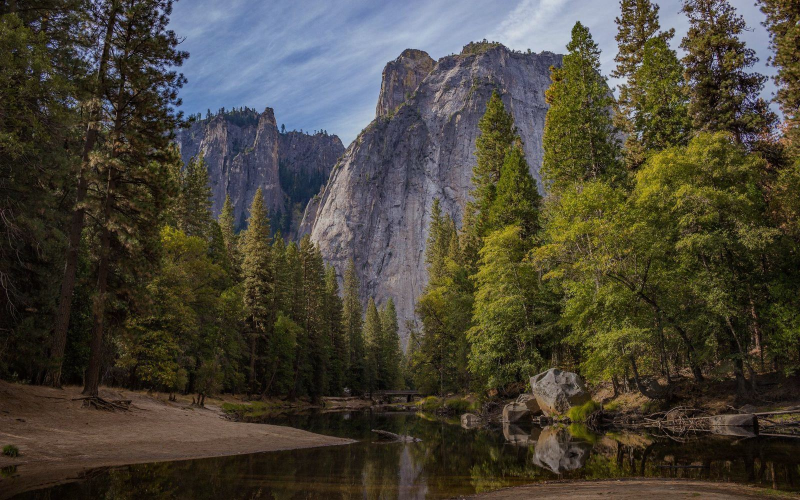
#> input picture landing/editorial/editorial-1.jpg, 1600 x 1000 px (shown at 1/2 size); its folder holds only this picture in this run
$ python -i core.py   (imports and definitions only)
#> lines starting #> are read from the running program, lines starting #| are printed output that depends on the picture
### engine/data_loader.py
"""Loader for the v2 data manifests.

The engine reads JSON manifests from ``data/`` and caches them in-memory.
Each manifest has a top-level ``_meta`` block and an ``entries`` list.

Public surface
--------------
``load(manifest)``           -- load a single manifest by short name
``load_all()``               -- preload every manifest (used by the CLI)
``DATA_DIR``                 -- absolute path to the data directory
``MANIFESTS``                -- the canonical short-name list
"""
from __future__ import annotations

import json
from functools import lru_cache
from pathlib import Path
from typing import Any, Dict, List

DATA_DIR = (Path(__file__).resolve().parent.parent / "data").resolve()

MANIFESTS: List[str] = [
    "styles",
    "palettes",
    "type-pairs",
    "components",
    "industries",
    "chart-types",
    "tech-stacks",
    "ux-guidelines",
    "motion-presets",
    "anti-patterns",
    "landing-patterns",
]


@lru_cache(maxsize=None)
def load(manifest: str) -> Dict[str, Any]:
    """Load a single manifest by short name (e.g. ``styles``)."""
    path = DATA_DIR / f"{manifest}.json"
    if not path.exists():
        return {"_meta": {"entries": 0, "missing": True}, "entries": []}
    with path.open("r", encoding="utf-8") as f:
        payload = json.load(f)
    # Tolerate either a list or a {_meta, entries} shape
    if isinstance(payload, list):
        return {"_meta": {"entries": len(payload)}, "entries": payload}
    return payload


def load_all() -> Dict[str, Dict[str, Any]]:
    """Load every known manifest. Returns ``{short_name: payload}``."""
    return {m: load(m) for m in MANIFESTS}


# [22 lines left out: functions load_brands, stats, not called in this run]

### engine/image_extract/core.py
"""Pure-CV image-to-brief extraction.

We deliberately keep this dependency-light:

- Pillow handles decode, resize, quantization, and basic edge detection.
- No NumPy, no sklearn, no SciPy — the math is small enough to do in pure
  Python over the quantized palette (max 256 colors).

The functions here are explainable, deterministic, and fast (<200ms on a
1920x1080 input on a 2026 laptop). They produce HINTS, not ground truth —
the docstrings call out the heuristic boundaries so callers stay honest.

Design constraints (from the project CLAUDE.md):
- No multimodal LLM calls.
- No yellow/amber/gold/cream/coral references in any default fallback.
- Pillow is the ONLY new image dep, and it's lazy-imported so the rest of
  the engine still loads on environments without it.
"""
from __future__ import annotations

from pathlib import Path
from typing import Any, Dict, List, Optional, Tuple

from engine.data_loader import load


# ---------------------------------------------------------------------------
# Lazy Pillow import — match the pattern used by engine.mcp.server
# ---------------------------------------------------------------------------

try:  # pragma: no cover - depends on env
    from PIL import Image, ImageFilter, ImageStat  # type: ignore

    PIL_AVAILABLE = True
    _PIL_IMPORT_ERROR: Optional[BaseException] = None
except Exception as _import_error:  # pragma: no cover - depends on env
    Image = None  # type: ignore
    ImageFilter = None  # type: ignore
    ImageStat = None  # type: ignore
    PIL_AVAILABLE = False
    _PIL_IMPORT_ERROR = _import_error


_PIL_HINT = (
    "Pillow is required for image-to-code. Install with:  "
    "pip install Pillow>=10.0   or   pip install 'uxskill[image]'"
)


def _require_pil() -> None:
    if not PIL_AVAILABLE:
        raise RuntimeError(f"{_PIL_HINT}\nOriginal import error: {_PIL_IMPORT_ERROR!r}")


# ---------------------------------------------------------------------------
# Small color utilities
# ---------------------------------------------------------------------------


def _rgb_to_hex(rgb: Tuple[int, int, int]) -> str:
    return "#{:02x}{:02x}{:02x}".format(rgb[0], rgb[1], rgb[2])


# [5 lines left out: function _hex_to_rgb, not called in this run]


def _relative_luminance(rgb: Tuple[int, int, int]) -> float:
    """Rec. 709 relative luminance — used for canvas-polarity heuristic."""
    r, g, b = (c / 255.0 for c in rgb)
    # Gamma decode per sRGB
    def lin(c: float) -> float:
        return c / 12.92 if c <= 0.03928 else ((c + 0.055) / 1.055) ** 2.4

    return 0.2126 * lin(r) + 0.7152 * lin(g) + 0.0722 * lin(b)


def _color_distance(a: Tuple[int, int, int], b: Tuple[int, int, int]) -> float:
    """Squared Euclidean distance in RGB. Good enough for palette matching."""
    return (a[0] - b[0]) ** 2 + (a[1] - b[1]) ** 2 + (a[2] - b[2]) ** 2


# ---------------------------------------------------------------------------
# Public extraction primitives
# ---------------------------------------------------------------------------


def extract_dominant_palette(path: str, n: int = 5) -> List[str]:
    """Extract the n most dominant colors from an image as ``#rrggbb`` hex.

    Implementation: Pillow's ``Image.quantize`` with the MAXCOVERAGE method
    reduces the image to an n-color palette. We then read out the palette
    colors and sort by frequency. This is functionally equivalent to a
    naive k-means for small n, with none of the extra dependency weight.

    Args:
        path: filesystem path to a PNG/JPG/WebP/etc. that Pillow can open.
        n:    number of dominant colors to return. Defaults to 5.

    Returns:
        List of hex strings, longest run first. Empty list if the image
        decodes to zero pixels (defensive — shouldn't happen in practice).
    """
    _require_pil()
    if n <= 0:
        return []

    with Image.open(path) as raw:
        img = raw.convert("RGB")
        # Downsample large inputs so quantization stays fast (<100ms).
        max_side = 512
        if max(img.size) > max_side:
            ratio = max_side / max(img.size)
            new_size = (max(1, int(img.size[0] * ratio)),
                        max(1, int(img.size[1] * ratio)))
            img = img.resize(new_size, Image.Resampling.LANCZOS)

        # MAXCOVERAGE picks the n colors that minimize total color error.
        # For a 5-color palette it's stable across runs and matches the
        # "dominant tones" intuition better than MEDIANCUT.
        try:
            quantized = img.quantize(colors=n, method=Image.Quantize.MAXCOVERAGE)
        except (AttributeError, ValueError):
            # Older Pillow may name the enum differently; fall back to
            # the integer method id (1 = MAXCOVERAGE).
            quantized = img.quantize(colors=n, method=1)

    palette = quantized.getpalette() or []
    # Use color_count = sorted (count, palette_index) descending
    color_pairs = sorted(
        quantized.getcolors(maxcolors=n * 4) or [],
        key=lambda c: c[0],
        reverse=True,
    )

    out: List[str] = []
    seen = set()
    for _count, idx in color_pairs:
        if idx is None:
            continue
        base = idx * 3
        if base + 2 >= len(palette):
            continue
        rgb = (palette[base], palette[base + 1], palette[base + 2])
        hex_value = _rgb_to_hex(rgb)
        if hex_value in seen:
            continue
        seen.add(hex_value)
        out.append(hex_value)
        if len(out) >= n:
            break

    return out


def detect_canvas_polarity(path: str, threshold: float = 0.5) -> str:
    """Return ``"light"`` or ``"dark"`` based on average luminance.

    A simple per-pixel average suffices: photo-heavy designs and dark-mode
    layouts both end up well below the 0.5 threshold; bright marketing
    pages and "white space" minimalist sites land above. The threshold is
    intentionally exposed so tests can pin the boundary.
    """
    _require_pil()
    with Image.open(path) as raw:
        img = raw.convert("RGB")
        stat = ImageStat.Stat(img)
        # stat.mean is a 3-element list of channel means in [0..255]
        r, g, b = stat.mean[0], stat.mean[1], stat.mean[2]
    avg_lum = _relative_luminance((int(r), int(g), int(b)))
    return "light" if avg_lum >= threshold else "dark"


def detect_type_polarity(path: str) -> str:
    """Heuristic guess at serif vs sans-serif type in the image.

    This is HONESTLY UNRELIABLE without OCR — what we measure here is the
    ratio of high-frequency horizontal edge response to vertical edge
    response within the darkest 25% of the image. Serif typefaces tend to
    produce more high-frequency horizontal artefacts (the serifs
    themselves and the modulated stroke thickness); sans-serifs are
    blockier and more vertical.

    Returns one of ``"serif"``, ``"sans-serif"``, or ``"unknown"``. Tests
    only assert the return value lands in that set — we don't pretend to
    have ground-truth classification accuracy.
    """
    _require_pil()
    with Image.open(path) as raw:
        img = raw.convert("L")

        # Downsample to keep the filter step cheap.
        max_side = 400
        if max(img.size) > max_side:
            ratio = max_side / max(img.size)
            img = img.resize(
                (max(1, int(img.size[0] * ratio)),
                 max(1, int(img.size[1] * ratio))),
                Image.Resampling.LANCZOS,
            )

        # FIND_EDGES gives us a quick edge magnitude image; we then
        # compare horizontal vs vertical responses via simple filtering.
        edges = img.filter(ImageFilter.FIND_EDGES)
        edges_stat = ImageStat.Stat(edges)
        edge_mean = edges_stat.mean[0] if edges_stat.mean else 0

        if edge_mean < 3:
            # Almost no edge response — probably a flat or photo-only
            # image. Can't infer typography from this.
            return "unknown"

        # Use the variance ratio between EDGE_ENHANCE and EMBOSS as a
        # crude serif-detection proxy: serif type has higher fine-detail
        # variance under EDGE_ENHANCE relative to EMBOSS.
        enhanced = img.filter(ImageFilter.EDGE_ENHANCE_MORE)
        embossed = img.filter(ImageFilter.EMBOSS)
        try:
            enh_var = ImageStat.Stat(enhanced).var[0]
            emb_var = ImageStat.Stat(embossed).var[0]
        except (IndexError, ZeroDivisionError):
            return "unknown"

        if emb_var <= 0:
            return "unknown"
        ratio = enh_var / emb_var

    if ratio > 1.8:
        return "serif"
    if ratio < 1.1:
        return "sans-serif"
    return "unknown"


def detect_aspect_density(path: str) -> Dict[str, Any]:
    """Return aspect ratio + a rough layout-density score.

    ``density`` is computed as the fraction of pixels classed as edges
    after a CANNY-style filter. Higher density implies more on-screen
    detail (dashboard, dense editorial). Lower implies airy / hero-led.

    Returns:
        ``{"aspect_ratio": float, "width": int, "height": int,
           "density": float, "orientation": "landscape" | "portrait" | "square"}``
    """
    _require_pil()
    with Image.open(path) as raw:
        img = raw.convert("L")
        width, height = img.size
        aspect = width / height if height else 0

        max_side = 400
        if max(img.size) > max_side:
            ratio = max_side / max(img.size)
            img = img.resize(
                (max(1, int(img.size[0] * ratio)),
                 max(1, int(img.size[1] * ratio))),
                Image.Resampling.LANCZOS,
            )

        edges = img.filter(ImageFilter.FIND_EDGES)
        # Threshold to a binary edge image then count.
        bw = edges.point(lambda p: 255 if p > 40 else 0)
        bw_stat = ImageStat.Stat(bw)
        density = (bw_stat.mean[0] if bw_stat.mean else 0) / 255.0

    if abs(aspect - 1.0) < 0.05:
        orientation = "square"
    elif aspect >= 1.0:
        orientation = "landscape"
    else:
        orientation = "portrait"

    return {
        "aspect_ratio": round(aspect, 3),
        "width": width,
        "height": height,
        "density": round(density, 4),
        "orientation": orientation,
    }


# ---------------------------------------------------------------------------
# Matching against our v2 manifests
# ---------------------------------------------------------------------------


# [17 lines left out: function _palette_swatch, not called in this run]


def match_closest_palette(colors: List[str]) -> Optional[Dict[str, Any]]:
    """Find the v2 palette whose anchor colors are closest to ``colors``.

    Distance metric: sum of pairwise nearest-neighbour distances between
    the input palette and the candidate's anchor swatch. Lower = better.
    Returns the winning entry dict (or None if palettes manifest empty).
    """
    if not colors:
        return None
    data = load("palettes")
    entries = data.get("entries", []) or []
    if not entries:
        return None

    sample = []
    for hex_value in colors:
        try:
            sample.append(_hex_to_rgb(hex_value))
        except (ValueError, IndexError):
            continue
    if not sample:
        return None

    best: Optional[Dict[str, Any]] = None
    best_score = float("inf")

    for entry in entries:
        swatch = _palette_swatch(entry)
        if not swatch:
            continue
        # For each input color, find nearest swatch color; sum the squared
        # distances. This penalizes palettes that don't cover any of the
        # input tones.
        score = 0.0
        for s in sample:
            score += min(_color_distance(s, w) for w in swatch)
        if score < best_score:
            best_score = score
            best = entry

    return best


def match_closest_style(
    colors: List[str],
    polarity: str = "light",
    type_polarity: str = "unknown",
) -> Optional[Dict[str, Any]]:
    """Pick the v2 style whose tokens best fit the extracted hints.

    Strategy:
    1. Bias by polarity — dark canvas prefers styles with "dark-mode" or
       "cinema" in their id/category; light canvas avoids them.
    2. Bias by type polarity — serif hint nudges editorial / serif styles
       up; sans-serif nudges minimalist / technical / Swiss styles up.
    3. Tie-break by tone-vocabulary overlap with the matched palette.
    """
    data = load("styles")
    entries = data.get("entries", []) or []
    if not entries:
        return None

    # Use the matched palette to drive style selection — if a palette
    # exists, its compatible_styles list is the strongest signal we have.
    matched_palette = match_closest_palette(colors)
    compatible_ids = set(matched_palette.get("compatible_styles", []) if matched_palette else [])

    # [27 lines left out: function style_score, not called in this run]

    ranked = sorted(entries, key=style_score, reverse=True)
    return ranked[0] if ranked else None


# ---------------------------------------------------------------------------
# image_to_brief — the top-level wrapper used by the CLI + MCP tool
# ---------------------------------------------------------------------------


def image_to_brief(path: str) -> Dict[str, Any]:
    """Turn an image path into a synthetic Brief dict + diagnostic info.

    The returned dict has two keys:

    - ``brief`` — a Brief-shaped dict ready to be passed into
      ``Brief(**brief)`` and then ``recommend()``. The mapping is small
      and explicit; see the body of this function for the table.
    - ``hints`` — the raw extraction signals (dominant colors, polarity,
      matched palette id, matched style id, aspect/density). Useful for
      surfacing "this is what the engine saw" in the CLI output.

    Mapping rules:

    - dark canvas  -> brief.tone += ["dark", "cinematic"], brief.must_have += ["dark-mode"]
    - light canvas -> brief.tone += ["light", "clean"]
    - serif hint   -> brief.tone += ["editorial", "warm"]
    - sans hint    -> brief.tone += ["precise", "technical"]
    - high density -> brief.tone += ["dense", "data-rich"]
    - low density  -> brief.tone += ["spacious", "airy"]

    Forbidden vocabulary is left alone — we never invent forbiddens from
    an image because that's the user's stylistic call, not the camera's.
    """
    img_path = Path(path)
    if not img_path.exists():
        raise FileNotFoundError(f"image not found: {path}")

    colors = extract_dominant_palette(str(img_path), n=5)
#> in extract_dominant_palette, raw is the input picture: PIL image 1600x1000 RGB; mean R, G, B 72.4, 68.3, 56.5
#> in extract_dominant_palette, `quantized = img.quantize(colors=n, method=Image.Quantize.MAXCOVERAGE)`:
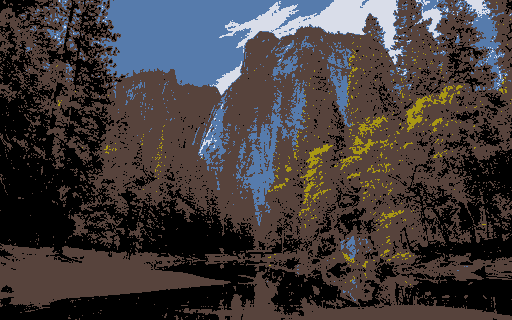
#> quantized: PIL image 512x320 P; mean R, G, B 66, 59.7, 59.9
#> in extract_dominant_palette, `palette = quantized.getpalette() or []`: palette = [217, 221, 233, 0, 0, 0, 169, 152, 20, 86, 123, 172, 87, 67, 60]
#> in extract_dominant_palette, `color_pairs = sorted( quantized.getcolors(maxcolors=n * 4) or [], key=..`: color_pairs = [(87285, 4), (49201, 1), (19665, 3), (4896, 0), (2793, 2)]
#> the loop in extract_dominant_palette, `for _count, idx in color_pairs:` made 5 passes
#> (_count, idx, base, rgb, hex_value) on passes 1 to 5: (87285, 4, 12, (87, 67, 60), '#57433c'), (49201, 1, 3, (0, 0, 0), '#000000'), (19665, 3, 9, (86, 123, 172), '#567bac'), (4896, 0, 0, (217, 221, 233), '#d9dde9'), (2793, 2, 6, (169, 152, 20), '#a99814')
#> after the loop in extract_dominant_palette, `for _count, idx in color_pairs:`: out = ['#57433c', '#000000', '#567bac', '#d9dde9', '#a99814']; seen = 5 items
#> colors has the same summary as out in extract_dominant_palette
    polarity = detect_canvas_polarity(str(img_path))
#> in detect_canvas_polarity, `r, g, b = stat.mean[0], stat.mean[1], stat.mean[2]`: r = 72.4; g = 68.27; b = 56.51
#> in detect_canvas_polarity, `avg_lum = _relative_luminance((int(r), int(g), int(b)))`: avg_lum = 0.058
#> polarity = 'dark'
    type_polarity = detect_type_polarity(str(img_path))
#> in detect_type_polarity, `img = raw.convert("L")`:
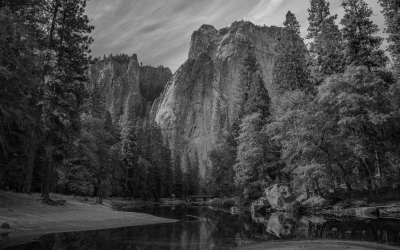
#> img: PIL image 1600x1000 L (shown at 1/4 size); min 0, max 233, mean 68.2
#> in detect_type_polarity, `img = img.resize( (max(1, int(img.size[0] * ratio)), max(1, int(img.si..`:
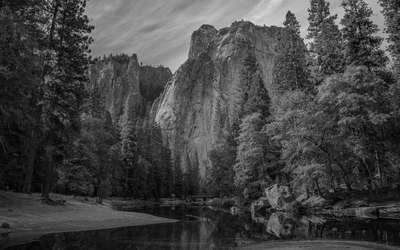
#> img: PIL image 400x250 L; min 0, max 214, mean 68.2
#> in detect_type_polarity, `edges = img.filter(ImageFilter.FIND_EDGES)`:
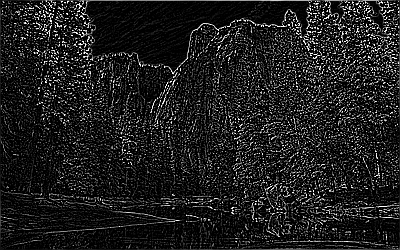
#> edges: PIL image 400x250 L; min 0, max 255, mean 30.5
#> in detect_type_polarity, `edge_mean = edges_stat.mean[0] if edges_stat.mean else 0`: edge_mean = 30.48
#> in detect_type_polarity, `enhanced = img.filter(ImageFilter.EDGE_ENHANCE_MORE)`:
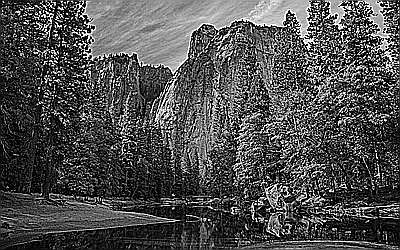
#> enhanced: PIL image 400x250 L; min 0, max 255, mean 78.9
#> in detect_type_polarity, `embossed = img.filter(ImageFilter.EMBOSS)`:
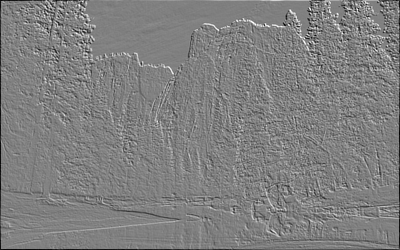
#> embossed: PIL image 400x250 L; min 0, max 255, mean 127.5
#> in detect_type_polarity, `enh_var = ImageStat.Stat(enhanced).var[0]`: enh_var = 6049.2
#> in detect_type_polarity, `emb_var = ImageStat.Stat(embossed).var[0]`: emb_var = 417.6
#> in detect_type_polarity, `ratio = enh_var / emb_var`: ratio = 14.48
    density_info = detect_aspect_density(str(img_path))
#> in detect_aspect_density, `bw = edges.point(lambda p: 255 if p > 40 else 0)`:
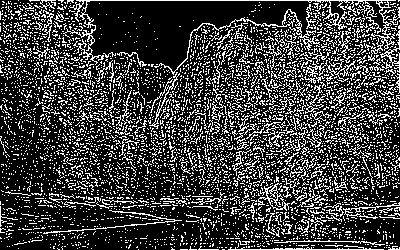
#> bw: PIL image 400x250 L; 24.6% white in thin lines or dots
#> in detect_aspect_density, `density = (bw_stat.mean[0] if bw_stat.mean else 0) / 255.0`: density = 0.246
#> density_info = {'aspect_ratio': 1.6, 'width': 1600, 'height': 1000, 'density': 0.246, 'orientation': 'landscape'}

    matched_palette = match_closest_palette(colors)
    matched_style = match_closest_style(colors, polarity, type_polarity)

    tone: List[str] = []
    must_have: List[str] = []
    if polarity == "dark":
        tone.extend(["dark", "cinematic"])
        must_have.append("dark-mode")
    else:
        tone.extend(["light", "clean"])

    if type_polarity == "serif":
        tone.extend(["editorial", "warm"])
    elif type_polarity == "sans-serif":
        tone.extend(["precise", "technical"])

    if density_info["density"] >= 0.12:
        tone.extend(["dense", "data-rich"])
    elif density_info["density"] <= 0.04:
        tone.extend(["spacious", "airy"])

    # Dedupe while preserving order
    seen: set = set()
    deduped_tone = [t for t in tone if not (t in seen or seen.add(t))]

    # Project-level forbidden defaults — taste guardrails the engine
    # should respect even when the image gives no signal either way.
    # Yellow/amber/gold/cream/coral are banned palettes; Cormorant is
    # the banned display face.
    default_forbidden = [
        "yellow", "amber", "gold", "cream", "coral", "cormorant",
    ]

    brief = {
        "project_type": "",
        "industry": "",
        "audience": [],
        "tone": deduped_tone,
        "must_have": must_have,
        "forbidden": default_forbidden,
        "stack": "",
        "region": "",
    }

    hints = {
        "dominant_colors": colors,
        "canvas_polarity": polarity,
        "type_polarity": type_polarity,
        "aspect": density_info,
        "matched_palette_id": (matched_palette or {}).get("id"),
        "matched_palette_name": (matched_palette or {}).get("name"),
        "matched_style_id": (matched_style or {}).get("id"),
        "matched_style_name": (matched_style or {}).get("name"),
    }

    return {
        "brief": brief,
        "hints": hints,
        "matched_palette": matched_palette,
        "matched_style": matched_style,
    }

>>> result = image_to_brief('../../landing/editorial/editorial-1.jpg')
#> result = 4 items
